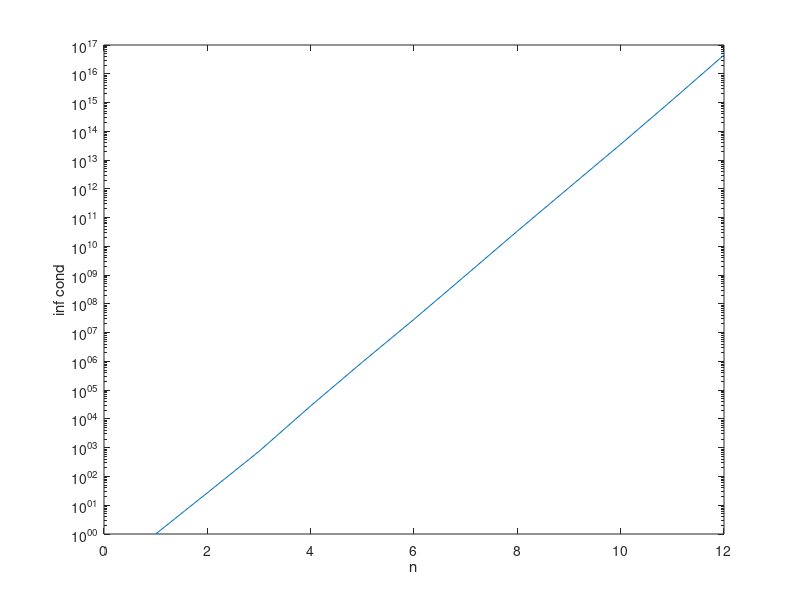

Write MATLAB code to recreate this figure.
%%
NM = 12;
conds = nan(1,NM);
for i = 1:NM
   H = hilb(i);
   conds(i) = cond(H,inf); 
end
semilogy(conds);
xlabel('n');
ylabel('inf cond');

lc = log(conds);
[a,~,~,~,stats] = regress(lc',[(1:NM)',(1:NM)'.^0]);
